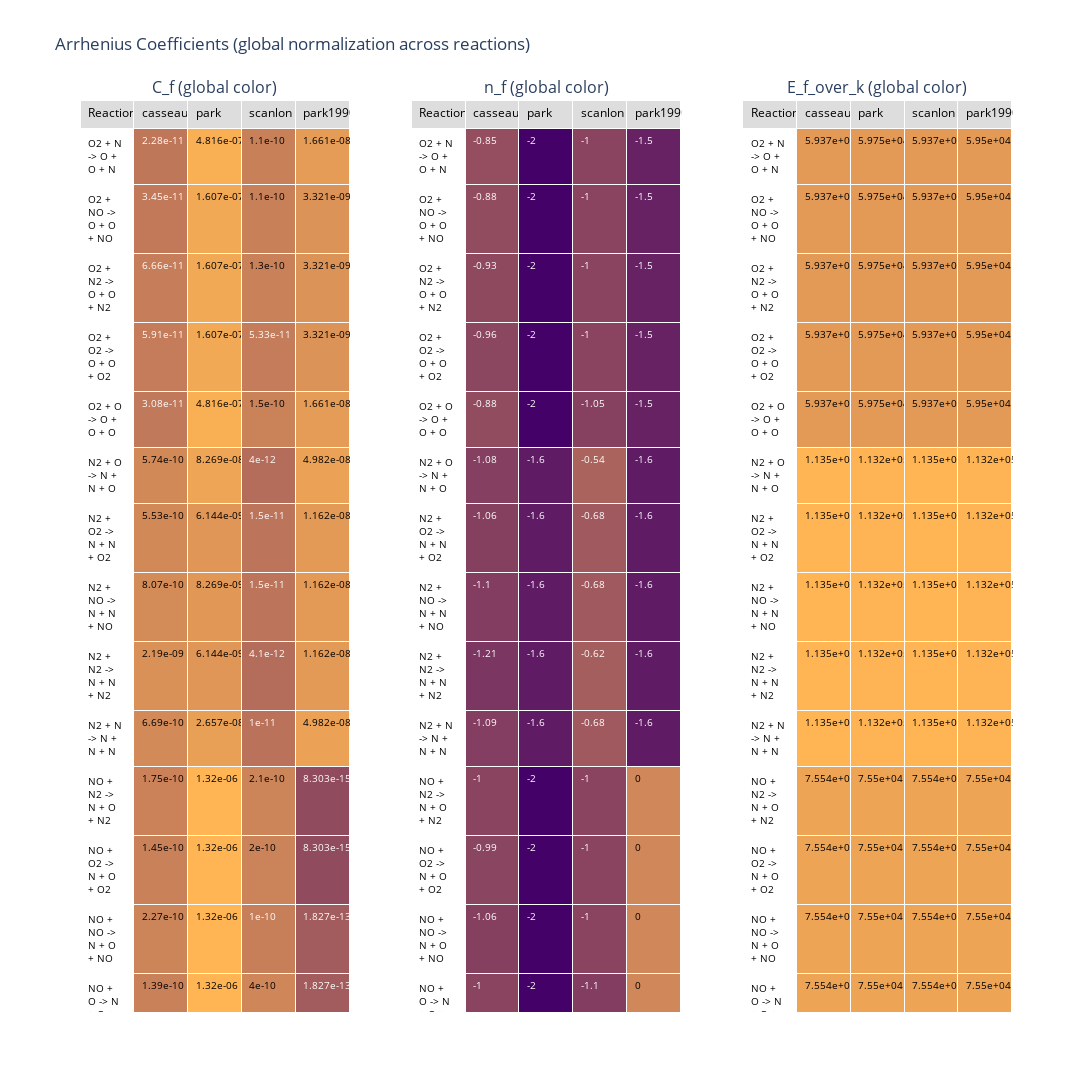

The notebook cell saved with this chart:
### Code cell
import json
from pathlib import Path
import numpy as np
import pandas as pd
import plotly.graph_objects as go
from plotly.subplots import make_subplots

files = {
    "casseau_qk": "/home/hhoechter/tum/jaxfluids_internship/data/casseau_qk_reactions.json",
    "park": "/home/hhoechter/tum/jaxfluids_internship/data/park_reactions.json",
    "scanlon": "/home/hhoechter/tum/jaxfluids_internship/data/scanlon_table2_reactions.json",
    "park1990": "/home/hhoechter/tum/jaxfluids_internship/data/park_1990_reactions.json",
}

def load_rates(path):
    data = json.loads(Path(path).read_text())
    rates = {}
    for rxn in data.get("reactions", []):
        eq = rxn.get("equation", "")
        rates[eq] = {
            "C_f": rxn.get("C_f"),
            "n_f": rxn.get("n_f"),
            "E_f_over_k": rxn.get("E_f_over_k"),
        }
    return rates

rates_by_source = {name: load_rates(path) for name, path in files.items()}

# Union of reactions (preserve order from first source)
order = []
seen = set()
for src in files.keys():
    for eq in rates_by_source[src]:
        if eq not in seen:
            order.append(eq)
            seen.add(eq)

def build_df(param):
    rows = []
    for eq in order:
        row = {src: rates_by_source[src].get(eq, {}).get(param, np.nan) for src in files.keys()}
        rows.append(row)
    return pd.DataFrame(rows, index=order)

df_Cf = build_df("C_f")
df_nf = build_df("n_f")
df_Ek = build_df("E_f_over_k")

def luminance(rgb):
    r, g, b = rgb
    return 0.2126*r + 0.7152*g + 0.0722*b

def global_colors_and_font(df, log_scale=False):
    vals = df.values.astype(float)
    if log_scale:
        vals = np.where(vals > 0, np.log10(vals), np.nan)

    mask = np.isfinite(vals)
    if mask.sum() == 0:
        return [["#f0f0f0"] * df.shape[1] for _ in range(df.shape[0])], \
               [["black"] * df.shape[1] for _ in range(df.shape[0])]

    vmin, vmax = np.nanmin(vals), np.nanmax(vals)
    if np.isclose(vmin, vmax):
        norm = np.full_like(vals, 0.5, dtype=float)
    else:
        norm = (vals - vmin) / (vmax - vmin)

    colors = []
    fonts = []
    for i in range(df.shape[0]):
        row_colors = []
        row_fonts = []
        for j in range(df.shape[1]):
            if not np.isfinite(vals[i, j]):
                row_colors.append("#f0f0f0")
                row_fonts.append("black")
                continue
            r = int(68 + 187*norm[i, j])
            g = int(1 + 180*norm[i, j])
            b = int(84 + 20*(1 - norm[i, j]))
            row_colors.append(f"rgb({r},{g},{b})")
            row_fonts.append("white" if luminance((r, g, b)) < 140 else "black")
        colors.append(row_colors)
        fonts.append(row_fonts)
    return colors, fonts

def format_vals(df):
    return df.applymap(lambda x: "" if not np.isfinite(x) else f"{x:.4g}")

def make_table(df, title, log_scale):
    cell_text = [df.index.tolist()] + [format_vals(df)[col].tolist() for col in df.columns]
    cell_colors = [["#ffffff"] * len(df.index)]
    cell_fonts = [["black"] * len(df.index)]

    colors, fonts = global_colors_and_font(df, log_scale=log_scale)
    for col_i in range(len(df.columns)):
        cell_colors.append([colors[row_i][col_i] for row_i in range(len(df.index))])
        cell_fonts.append([fonts[row_i][col_i] for row_i in range(len(df.index))])

    return go.Table(
        header=dict(
            values=["Reaction"] + list(df.columns),
            fill_color="#dddddd",
            align="left",
            font=dict(size=12, color="black"),
        ),
        cells=dict(
            values=cell_text,
            fill_color=cell_colors,
            font=dict(size=10, color=cell_fonts),
            align="left",
        ),
        name=title,
    )

fig = make_subplots(
    rows=1, cols=3,
    specs=[[{"type": "table"}, {"type": "table"}, {"type": "table"}]],
    subplot_titles=["C_f (global color)", "n_f (global color)", "E_f_over_k (global color)"],
)

fig.add_trace(make_table(df_Cf, "C_f", log_scale=True), row=1, col=1)
fig.add_trace(make_table(df_nf, "n_f", log_scale=False), row=1, col=2)
fig.add_trace(make_table(df_Ek, "E_f_over_k", log_scale=True), row=1, col=3)

fig.update_layout(
    height=1200,
    width=1400,
    title_text="Arrhenius Coefficients (global normalization across reactions)",
)
fig.show()

### Figure 1 — Plotly figure (JSON) as saved in the notebook; plotly's stock layout.template omitted (floating-point values rounded to 4 significant figures)
{"data": [{"cells": {"align": "left", "fill": {"color": [["#ffffff", "#ffffff", "#ffffff", "#ffffff", "#ffffff", "#ffffff", "#ffffff", "#ffffff", "#ffffff", "#ffffff", "#ffffff", "#ffffff", "#ffffff", "#ffffff", "#ffffff", "#ffffff", "#ffffff", "#ffffff", "#ffffff"], ["rgb(191,119,90)", "rgb(193,121,90)", "rgb(197,125,90)", "rgb(196,124,90)", "rgb(192,121,90)", "rgb(209,137,88)", "rgb(209,137,88)", "rgb(211,139,88)", "rgb(217,145,87)", "rgb(210,138,88)", "rgb(203,130,89)", "rgb(201,129,89)", "rgb(204,132,89)", "rgb(201,129,89)", "rgb(201,129,89)", "rgb(68,1,104)", "rgb(163,92,93)", "rgb(142,72,96)", "rgb(141,72,96)"], ["rgb(249,175,84)", "rgb(242,169,85)", "rgb(242,169,85)", "rgb(242,169,85)", "rgb(249,175,84)", "rgb(238,165,85)", "rgb(223,150,87)", "rgb(225,152,87)", "rgb(223,150,87)", "rgb(232,159,86)", "rgb(255,181,84)", "rgb(255,181,84)", "rgb(255,181,84)", "rgb(255,181,84)", "rgb(255,181,84)", "rgb(107,39,99)", "rgb(173,102,92)", "rgb(107,39,99)", "rgb(173,102,92)"], ["rgb(200,128,89)", "rgb(200,128,89)", "rgb(201,129,89)", "rgb(196,124,90)", "rgb(202,130,89)", "rgb(181,109,91)", "rgb(188,117,91)", "rgb(188,117,91)", "rgb(181,109,91)", "rgb(186,114,91)", "rgb(204,132,89)", "rgb(203,131,89)", "rgb(199,127,89)", "rgb(207,135,89)", "rgb(207,135,89)", "rgb(84,16,102)", "rgb(118,49,98)", "rgb(140,71,96)", "rgb(128,59,97)"], ["rgb(229,156,86)", "rgb(220,147,87)", "rgb(220,147,87)", "rgb(220,147,87)", "rgb(229,156,86)", "rgb(235,162,86)", "rgb(227,154,86)", "rgb(227,154,86)", "rgb(227,154,86)", "rgb(235,162,86)", "rgb(145,75,95)", "rgb(145,75,95)", "rgb(163,92,93)", "rgb(163,92,93)", "rgb(163,92,93)", "rgb(107,39,99)", "rgb(173,102,92)", "rgb(107,39,99)", "rgb(173,102,92)"]]}, "font": {"color": [["black", "black", "black", "black", "black", "black", "black", "black", "black", "black", "black", "black", "black", "black", "black", "black", "black", "black", "black"], ["white", "white", "white", "white", "white", "black", "black", "black", "black", "black", "black", "black", "black", "black", "black", "white", "white", "white", "white"], ["black", "black", "black", "black", "black", "black", "black", "black", "black", "black", "black", "black", "black", "black", "black", "white", "white", "white", "white"], ["black", "black", "black", "white", "black", "white", "white", "white", "white", "white", "black", "black", "white", "black", "black", "white", "white", "white", "white"], ["black", "black", "black", "black", "black", "black", "black", "black", "black", "black", "white", "white", "white", "white", "white", "white", "white", "white", "white"]], "size": 10}, "values": [["O2 + N -> O + O + N", "O2 + NO -> O + O + NO", "O2 + N2 -> O + O + N2", "O2 + O2 -> O + O + O2", "O2 + O -> O + O + O", "N2 + O -> N + N + O", "N2 + O2 -> N + N + O2", "N2 + NO -> N + N + NO", "N2 + N2 -> N + N + N2", "N2 + N -> N + N + N", "NO + N2 -> N + O + N2", "NO + O2 -> N + O + O2", "NO + NO -> N + O + NO", "NO + O -> N + O + O", "NO + N -> N + O + N", "NO + O -> O2 + N", "N2 + O -> NO + N", "O2 + N -> NO + O", "NO + N -> N2 + O"], ["2.28e-11", "3.45e-11", "6.66e-11", "5.91e-11", "3.08e-11", "5.74e-10", "5.53e-10", "8.07e-10", "2.19e-09", "6.69e-10", "1.75e-10", "1.45e-10", "2.27e-10", "1.39e-10", "1.29e-10", "1.45e-20", "1.93e-13", "5.3e-15", "4.82e-15"], ["4.816e-07", "1.607e-07", "1.607e-07", "1.607e-07", "4.816e-07", "8.269e-08", "6.144e-09", "8.269e-09", "6.144e-09", "2.657e-08", "1.32e-06", "1.32e-06", "1.32e-06", "1.32e-06", "1.32e-06", "1.39e-17", "1.069e-12", "1.39e-17", "1.069e-12"], ["1.1e-10", "1.1e-10", "1.3e-10", "5.33e-11", "1.5e-10", "4e-12", "1.5e-11", "1.5e-11", "4.1e-12", "1e-11", "2.1e-10", "2e-10", "1e-10", "4e-10", "4e-10", "2.3e-19", "8e-17", "4e-15", "5e-16"], ["1.661e-08", "3.321e-09", "3.321e-09", "3.321e-09", "1.661e-08", "4.982e-08", "1.162e-08", "1.162e-08", "1.162e-08", "4.982e-08", "8.303e-15", "8.303e-15", "1.827e-13", "1.827e-13", "1.827e-13", "1.395e-17", "1.063e-12", "1.395e-17", "1.063e-12"]]}, "domain": {"x": [0, 0.2889], "y": [0, 1]}, "header": {"align": "left", "fill": {"color": "#dddddd"}, "font": {"color": "black", "size": 12}, "values": ["Reaction", "casseau_qk", "park", "scanlon", "park1990"]}, "name": "C_f", "type": "table"}, {"cells": {"align": "left", "fill": {"color": [["#ffffff", "#ffffff", "#ffffff", "#ffffff", "#ffffff", "#ffffff", "#ffffff", "#ffffff", "#ffffff", "#ffffff", "#ffffff", "#ffffff", "#ffffff", "#ffffff", "#ffffff", "#ffffff", "#ffffff", "#ffffff", "#ffffff"], ["rgb(148,78,95)", "rgb(146,76,95)", "rgb(142,73,95)", "rgb(140,71,96)", "rgb(146,76,95)", "rgb(132,63,97)", "rgb(133,64,96)", "rgb(131,61,97)", "rgb(123,54,98)", "rgb(131,62,97)", "rgb(138,68,96)", "rgb(138,69,96)", "rgb(133,64,96)", "rgb(138,68,96)", "rgb(138,69,96)", "rgb(255,181,84)", "rgb(152,82,94)", "rgb(175,104,92)", "rgb(170,100,92)"], ["rgb(68,1,104)", "rgb(68,1,104)", "rgb(68,1,104)", "rgb(68,1,104)", "rgb(68,1,104)", "rgb(96,27,101)", "rgb(96,27,101)", "rgb(96,27,101)", "rgb(96,27,101)", "rgb(96,27,101)", "rgb(68,1,104)", "rgb(68,1,104)", "rgb(68,1,104)", "rgb(68,1,104)", "rgb(68,1,104)", "rgb(208,135,89)", "rgb(138,68,96)", "rgb(208,135,89)", "rgb(138,68,96)"], ["rgb(138,68,96)", "rgb(138,68,96)", "rgb(138,68,96)", "rgb(138,68,96)", "rgb(134,65,96)", "rgb(170,99,93)", "rgb(160,89,94)", "rgb(160,89,94)", "rgb(164,94,93)", "rgb(160,89,94)", "rgb(138,68,96)", "rgb(138,68,96)", "rgb(138,68,96)", "rgb(131,61,97)", "rgb(131,61,97)", "rgb(243,169,85)", "rgb(208,135,89)", "rgb(180,109,91)", "rgb(183,112,91)"], ["rgb(103,34,100)", "rgb(103,34,100)", "rgb(103,34,100)", "rgb(103,34,100)", "rgb(103,34,100)", "rgb(96,27,101)", "rgb(96,27,101)", "rgb(96,27,101)", "rgb(96,27,101)", "rgb(96,27,101)", "rgb(208,135,89)", "rgb(208,135,89)", "rgb(208,135,89)", "rgb(208,135,89)", "rgb(208,135,89)", "rgb(208,135,89)", "rgb(138,68,96)", "rgb(208,135,89)", "rgb(138,68,96)"]]}, "font": {"color": [["black", "black", "black", "black", "black", "black", "black", "black", "black", "black", "black", "black", "black", "black", "black", "black", "black", "black", "black"], ["white", "white", "white", "white", "white", "white", "white", "white", "white", "white", "white", "white", "white", "white", "white", "black", "white", "white", "white"], ["white", "white", "white", "white", "white", "white", "white", "white", "white", "white", "white", "white", "white", "white", "white", "black", "white", "black", "white"], ["white", "white", "white", "white", "white", "white", "white", "white", "white", "white", "white", "white", "white", "white", "white", "black", "black", "white", "white"], ["white", "white", "white", "white", "white", "white", "white", "white", "white", "white", "black", "black", "black", "black", "black", "black", "white", "black", "white"]], "size": 10}, "values": [["O2 + N -> O + O + N", "O2 + NO -> O + O + NO", "O2 + N2 -> O + O + N2", "O2 + O2 -> O + O + O2", "O2 + O -> O + O + O", "N2 + O -> N + N + O", "N2 + O2 -> N + N + O2", "N2 + NO -> N + N + NO", "N2 + N2 -> N + N + N2", "N2 + N -> N + N + N", "NO + N2 -> N + O + N2", "NO + O2 -> N + O + O2", "NO + NO -> N + O + NO", "NO + O -> N + O + O", "NO + N -> N + O + N", "NO + O -> O2 + N", "N2 + O -> NO + N", "O2 + N -> NO + O", "NO + N -> N2 + O"], ["-0.85", "-0.88", "-0.93", "-0.96", "-0.88", "-1.08", "-1.06", "-1.1", "-1.21", "-1.09", "-1", "-0.99", "-1.06", "-1", "-0.99", "0.67", "-0.79", "-0.47", "-0.53"], ["-2", "-2", "-2", "-2", "-2", "-1.6", "-1.6", "-1.6", "-1.6", "-1.6", "-2", "-2", "-2", "-2", "-2", "0", "-1", "0", "-1"], ["-1", "-1", "-1", "-1", "-1.05", "-0.54", "-0.68", "-0.68", "-0.62", "-0.68", "-1", "-1", "-1", "-1.1", "-1.1", "0.5", "0", "-0.39", "-0.35"], ["-1.5", "-1.5", "-1.5", "-1.5", "-1.5", "-1.6", "-1.6", "-1.6", "-1.6", "-1.6", "0", "0", "0", "0", "0", "0", "-1", "0", "-1"]]}, "domain": {"x": [0.3556, 0.6444], "y": [0, 1]}, "header": {"align": "left", "fill": {"color": "#dddddd"}, "font": {"color": "black", "size": 12}, "values": ["Reaction", "casseau_qk", "park", "scanlon", "park1990"]}, "name": "n_f", "type": "table"}, {"cells": {"align": "left", "fill": {"color": [["#ffffff", "#ffffff", "#ffffff", "#ffffff", "#ffffff", "#ffffff", "#ffffff", "#ffffff", "#ffffff", "#ffffff", "#ffffff", "#ffffff", "#ffffff", "#ffffff", "#ffffff", "#ffffff", "#ffffff", "#ffffff", "#ffffff"], ["rgb(227,154,86)", "rgb(227,154,86)", "rgb(227,154,86)", "rgb(227,154,86)", "rgb(227,154,86)", "rgb(255,181,84)", "rgb(255,181,84)", "rgb(255,181,84)", "rgb(255,181,84)", "rgb(255,181,84)", "rgb(237,164,85)", "rgb(237,164,85)", "rgb(237,164,85)", "rgb(237,164,85)", "rgb(237,164,85)", "rgb(179,108,92)", "rgb(207,135,89)", "rgb(68,1,104)", "rgb(68,1,104)"], ["rgb(227,154,86)", "rgb(227,154,86)", "rgb(227,154,86)", "rgb(227,154,86)", "rgb(227,154,86)", "rgb(254,180,84)", "rgb(254,180,84)", "rgb(254,180,84)", "rgb(254,180,84)", "rgb(254,180,84)", "rgb(237,164,85)", "rgb(237,164,85)", "rgb(237,164,85)", "rgb(237,164,85)", "rgb(237,164,85)", "rgb(179,108,92)", "rgb(208,136,88)", "rgb(179,108,92)", "rgb(208,136,88)"], ["rgb(227,154,86)", "rgb(227,154,86)", "rgb(227,154,86)", "rgb(227,154,86)", "rgb(227,154,86)", "rgb(255,181,84)", "rgb(255,181,84)", "rgb(255,181,84)", "rgb(255,181,84)", "rgb(255,181,84)", "rgb(237,164,85)", "rgb(237,164,85)", "rgb(237,164,85)", "rgb(237,164,85)", "rgb(237,164,85)", "rgb(179,108,92)", "rgb(207,135,89)", "rgb(68,1,104)", "rgb(68,1,104)"], ["rgb(227,154,86)", "rgb(227,154,86)", "rgb(227,154,86)", "rgb(227,154,86)", "rgb(227,154,86)", "rgb(254,180,84)", "rgb(254,180,84)", "rgb(254,180,84)", "rgb(254,180,84)", "rgb(254,180,84)", "rgb(237,164,85)", "rgb(237,164,85)", "rgb(237,164,85)", "rgb(237,164,85)", "rgb(237,164,85)", "rgb(179,108,92)", "rgb(208,136,88)", "rgb(179,108,92)", "rgb(208,136,88)"]]}, "font": {"color": [["black", "black", "black", "black", "black", "black", "black", "black", "black", "black", "black", "black", "black", "black", "black", "black", "black", "black", "black"], ["black", "black", "black", "black", "black", "black", "black", "black", "black", "black", "black", "black", "black", "black", "black", "white", "black", "white", "white"], ["black", "black", "black", "black", "black", "black", "black", "black", "black", "black", "black", "black", "black", "black", "black", "white", "black", "white", "black"], ["black", "black", "black", "black", "black", "black", "black", "black", "black", "black", "black", "black", "black", "black", "black", "white", "black", "white", "white"], ["black", "black", "black", "black", "black", "black", "black", "black", "black", "black", "black", "black", "black", "black", "black", "white", "black", "white", "black"]], "size": 10}, "values": [["O2 + N -> O + O + N", "O2 + NO -> O + O + NO", "O2 + N2 -> O + O + N2", "O2 + O2 -> O + O + O2", "O2 + O -> O + O + O", "N2 + O -> N + N + O", "N2 + O2 -> N + N + O2", "N2 + NO -> N + N + NO", "N2 + N2 -> N + N + N2", "N2 + N -> N + N + N", "NO + N2 -> N + O + N2", "NO + O2 -> N + O + O2", "NO + NO -> N + O + NO", "NO + O -> N + O + O", "NO + N -> N + O + N", "NO + O -> O2 + N", "N2 + O -> NO + N", "O2 + N -> NO + O", "NO + N -> N2 + O"], ["5.937e+04", "5.937e+04", "5.937e+04", "5.937e+04", "5.937e+04", "1.135e+05", "1.135e+05", "1.135e+05", "1.135e+05", "1.135e+05", "7.554e+04", "7.554e+04", "7.554e+04", "7.554e+04", "7.554e+04", "1.969e+04", "3.748e+04", "1449", "1449"], ["5.975e+04", "5.975e+04", "5.975e+04", "5.975e+04", "5.975e+04", "1.132e+05", "1.132e+05", "1.132e+05", "1.132e+05", "1.132e+05", "7.55e+04", "7.55e+04", "7.55e+04", "7.55e+04", "7.55e+04", "1.945e+04", "3.837e+04", "1.945e+04", "3.837e+04"], ["5.937e+04", "5.937e+04", "5.937e+04", "5.937e+04", "5.937e+04", "1.135e+05", "1.135e+05", "1.135e+05", "1.135e+05", "1.135e+05", "7.554e+04", "7.554e+04", "7.554e+04", "7.554e+04", "7.554e+04", "1.969e+04", "3.748e+04", "1449", "1449"], ["5.95e+04", "5.95e+04", "5.95e+04", "5.95e+04", "5.95e+04", "1.132e+05", "1.132e+05", "1.132e+05", "1.132e+05", "1.132e+05", "7.55e+04", "7.55e+04", "7.55e+04", "7.55e+04", "7.55e+04", "1.94e+04", "3.84e+04", "1.94e+04", "3.84e+04"]]}, "domain": {"x": [0.7111, 1], "y": [0, 1]}, "header": {"align": "left", "fill": {"color": "#dddddd"}, "font": {"color": "black", "size": 12}, "values": ["Reaction", "casseau_qk", "park", "scanlon", "park1990"]}, "name": "E_f_over_k", "type": "table"}], "layout": {"annotations": [{"font": {"size": 16}, "showarrow": false, "text": "C_f (global color)", "x": 0.1444, "xanchor": "center", "xref": "paper", "y": 1, "yanchor": "bottom", "yref": "paper"}, {"font": {"size": 16}, "showarrow": false, "text": "n_f (global color)", "x": 0.5, "xanchor": "center", "xref": "paper", "y": 1, "yanchor": "bottom", "yref": "paper"}, {"font": {"size": 16}, "showarrow": false, "text": "E_f_over_k (global color)", "x": 0.8556, "xanchor": "center", "xref": "paper", "y": 1, "yanchor": "bottom", "yref": "paper"}], "height": 1200, "title": {"text": "Arrhenius Coefficients (global normalization across reactions)"}, "width": 1400}}
